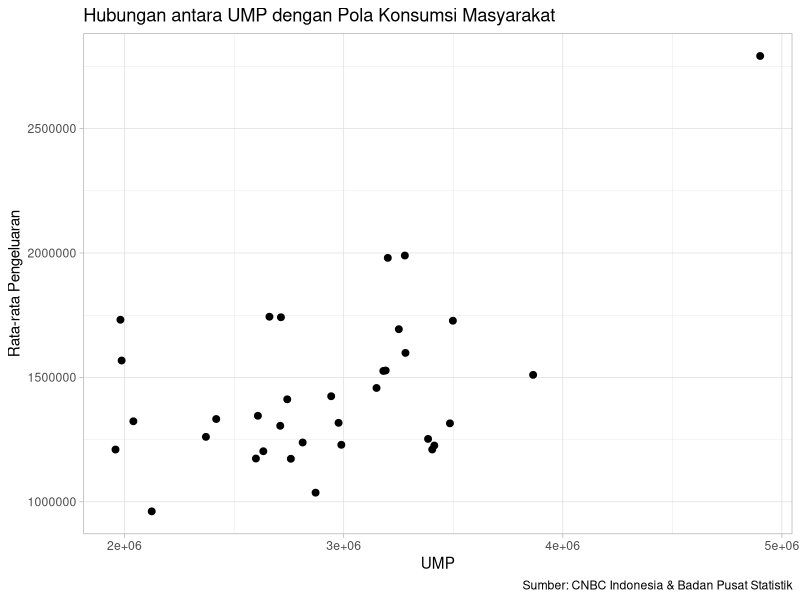

Recreate this plot in R.
## ---- chunk 1
#| warning: false
#| echo: true
library("readxl")
library("ggplot2")
## ---- chunk 2
library("readxl")
dat<-read_excel("data untuk uas.xlsx")
head(dat)
## ---- chunk 3
library("ggplot2")
ggplot(data=dat,aes(x=UMP,y=Pengeluaran)) +
  geom_point(color="black",size=2) +
  labs(title="Hubungan antara UMP dengan Pola Konsumsi Masyarakat",
       x="UMP",
       y="Rata-rata Pengeluaran",
       caption = "Sumber: CNBC Indonesia & Badan Pusat Statistik") +
  theme_light()
## ---- chunk 4
reg<-lm(Pengeluaran~UMP,data=dat)
summary(reg)
